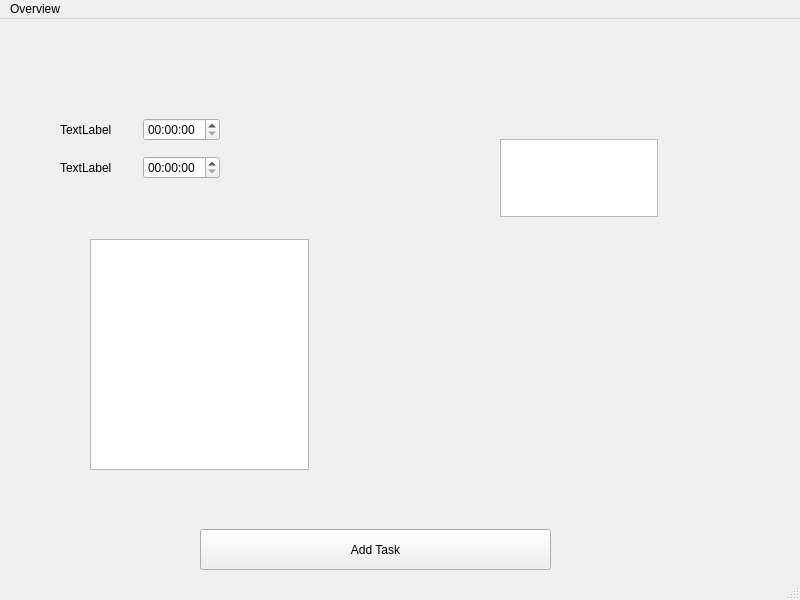
<?xml version="1.0" encoding="UTF-8"?>
<ui version="4.0">
 <class>MainWindow</class>
 <widget class="QMainWindow" name="MainWindow">
  <property name="geometry">
   <rect>
    <x>0</x>
    <y>0</y>
    <width>800</width>
    <height>600</height>
   </rect>
  </property>
  <property name="windowTitle">
   <string>MainWindow</string>
  </property>
  <widget class="QWidget" name="centralwidget">
   <widget class="QPushButton" name="pushButton">
    <property name="geometry">
     <rect>
      <x>200</x>
      <y>510</y>
      <width>351</width>
      <height>41</height>
     </rect>
    </property>
    <property name="text">
     <string>Add Task</string>
    </property>
   </widget>
   <widget class="QWidget" name="verticalLayoutWidget">
    <property name="geometry">
     <rect>
      <x>310</x>
      <y>80</y>
      <width>160</width>
      <height>171</height>
     </rect>
    </property>
    <layout class="QVBoxLayout" name="verticalLayout"/>
   </widget>
   <widget class="QListView" name="task_details_view">
    <property name="geometry">
     <rect>
      <x>500</x>
      <y>120</y>
      <width>158</width>
      <height>78</height>
     </rect>
    </property>
   </widget>
   <widget class="QListView" name="tasks_view">
    <property name="geometry">
     <rect>
      <x>90</x>
      <y>220</y>
      <width>219</width>
      <height>231</height>
     </rect>
    </property>
   </widget>
   <widget class="QWidget" name="gridLayoutWidget">
    <property name="geometry">
     <rect>
      <x>60</x>
      <y>90</y>
      <width>160</width>
      <height>80</height>
     </rect>
    </property>
    <layout class="QGridLayout" name="gridLayout">
     <item row="1" column="1">
      <widget class="QTimeEdit" name="timeEdit_2"/>
     </item>
     <item row="0" column="1">
      <widget class="QTimeEdit" name="timeEdit"/>
     </item>
     <item row="0" column="0">
      <widget class="QLabel" name="label">
       <property name="text">
        <string>TextLabel</string>
       </property>
      </widget>
     </item>
     <item row="1" column="0">
      <widget class="QLabel" name="label_2">
       <property name="text">
        <string>TextLabel</string>
       </property>
      </widget>
     </item>
    </layout>
   </widget>
  </widget>
  <widget class="QMenuBar" name="menubar">
   <property name="geometry">
    <rect>
     <x>0</x>
     <y>0</y>
     <width>800</width>
     <height>21</height>
    </rect>
   </property>
   <widget class="QMenu" name="menuPyJournal">
    <property name="title">
     <string>Overview</string>
    </property>
   </widget>
   <addaction name="menuPyJournal"/>
  </widget>
  <widget class="QStatusBar" name="statusbar"/>
 </widget>
 <resources/>
 <connections/>
</ui>
